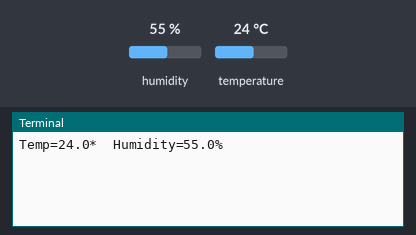
The program below on a simulated Raspberry Pi (BCM pin numbers). On the bench: the last lines printed to the terminal. Inputs (shaded band) come from the test bench; at power-on: humidity 55 %, temperature 24 °C. Each call to the cloud database takes 0.3 s, and an entry nobody has set reads as its off value or as empty.

Above: at 1.2 s.
1.3 s: humidity set to 22 %
At 3.2 s:
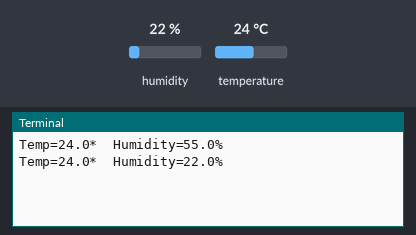
3.8 s: temperature set to 12 °C
At 5.5 s:
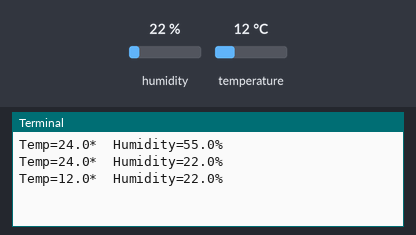
6.3 s: humidity set to 40 %
At 8.9 s:
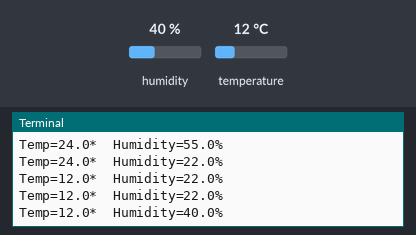
Timing chart, 0 to 10.4 s (numbered marks = the images above; inputs shaded):
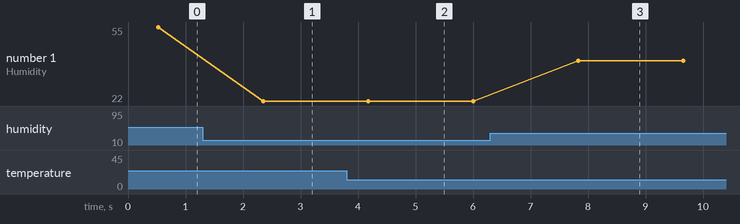

Measured:
- after the input at 1.3 s, the terminal: prints a new line after 1.1 s (image 1)
- after the input at 3.8 s, the terminal: prints a new line after 0.38 s (image 2)
- after the input at 6.3 s, the terminal: prints a new line after 1.5 s (image 3)
- plotted number 1: 55 → 22 after the input at 1.3 s, 22 → 40 after the input at 6.3 s

The program:

AdafruitDHT.py
```python
import sys
import Adafruit_DHT
import time
import pyrebase

sensor = Adafruit_DHT.DHT11
pin = 17

config = {
    "apiKey": "AIzaSyC1Os6RIdcGyw48Iho-cz3CLoFOe-tQGSK",
    "authDomain": "react-test-9ecdd.firebaseapp.com",
    "databaseURL": "https://react-test-9ecdd.firebaseio.com",
    "storageBucket": "react-test-9ecdd.appspot.com",
}

firebase = pyrebase.initialize_app(config)
db = firebase.database()
while True:
    humidity, temperature = Adafruit_DHT.read_retry(sensor, pin)
    #humidity = "" + humidity
    #temperature = "" + temperature
    data = {
    "temp": temperature,
    "humi": humidity
    }
    if humidity is not None and temperature is not None:
        print('Temp={0:0.1f}*  Humidity={1:0.1f}%'.format(temperature, humidity))
        db.child("climate").set(data)
    else:
        print('Failed to get reading. Try again!')
        sys.exit(1)
    time.sleep(1)
```
